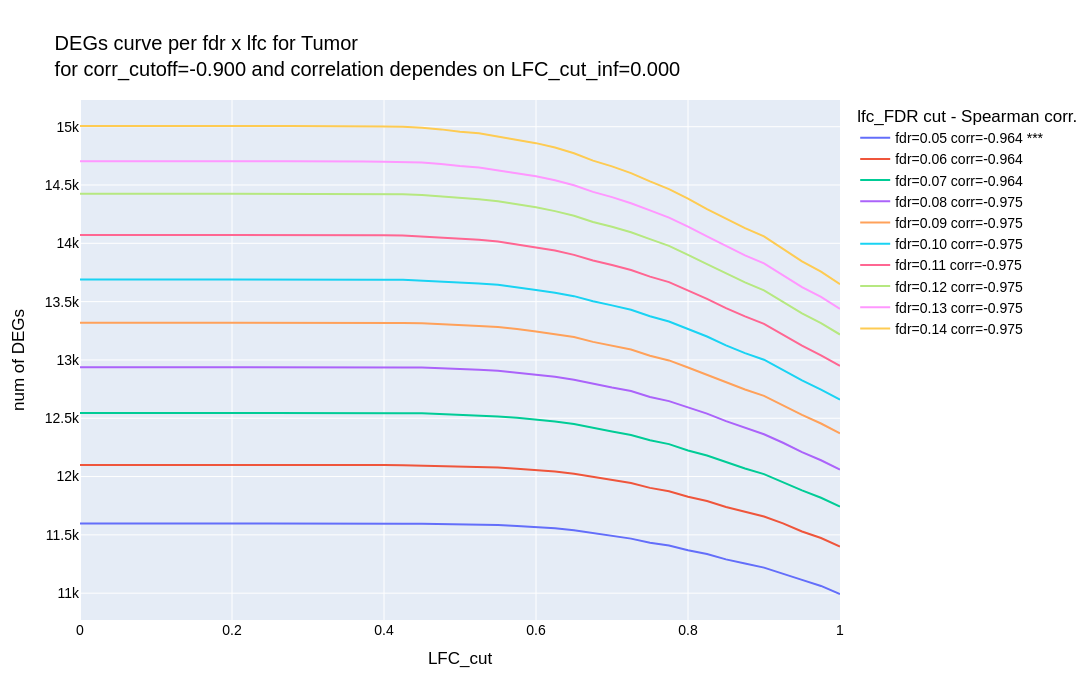
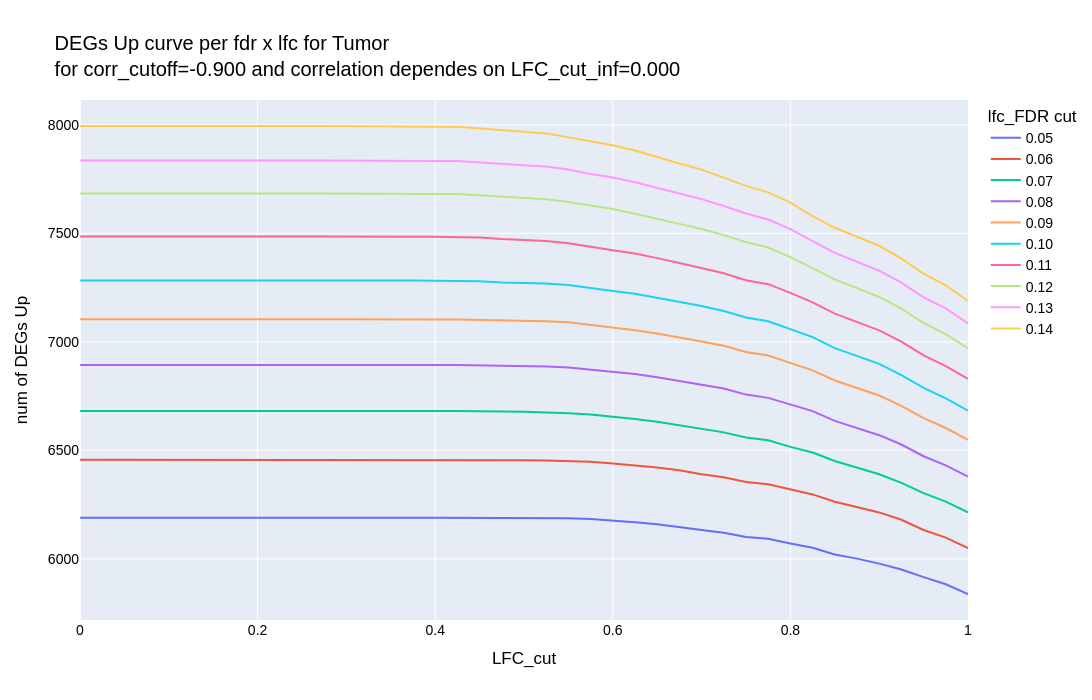
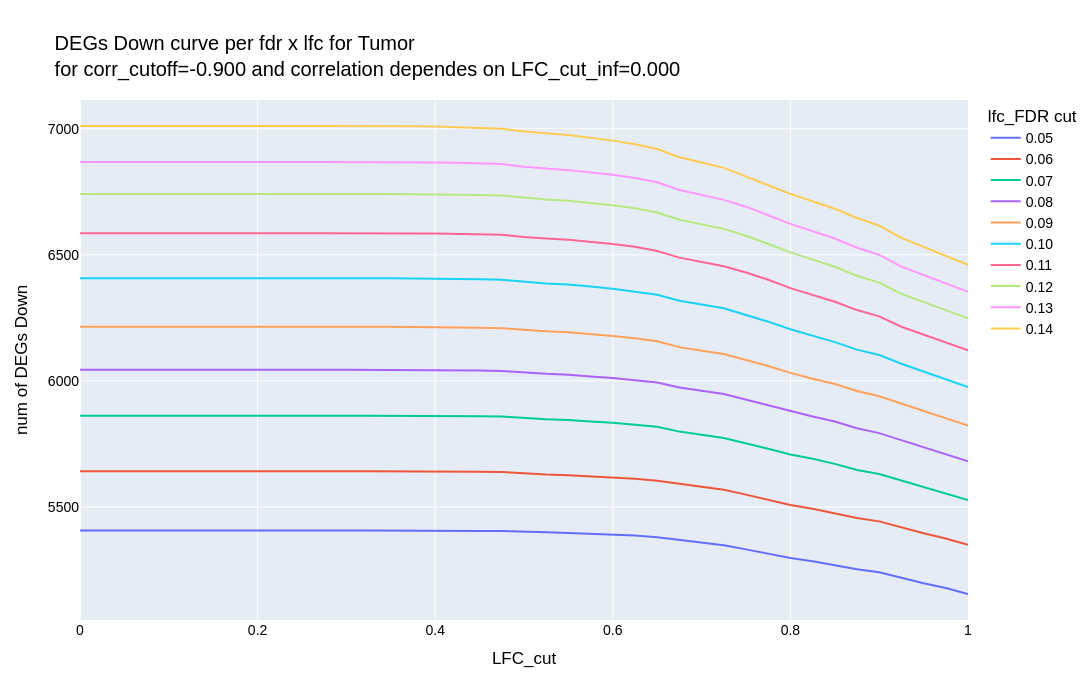

Here is the notebook cell these charts were saved with, in order:
### Code cell
mtd.LFC_cut_inf = 0.
verbose = False

i=0
case = case_list[i]
mtd.open_case(case)
print(">>>", case)

ret, dic_fig, df_fdr = mtd.plot_nDEG_curve_per_LFC_FDR(case, width=1100, height=700, title=None, 
                                                       corr_cutoff=corr_cutoff, nregs_fdr=nregs_fdr, verbose=verbose)

for key, fig in dic_fig.items():
    print(key)
    fig.show()
